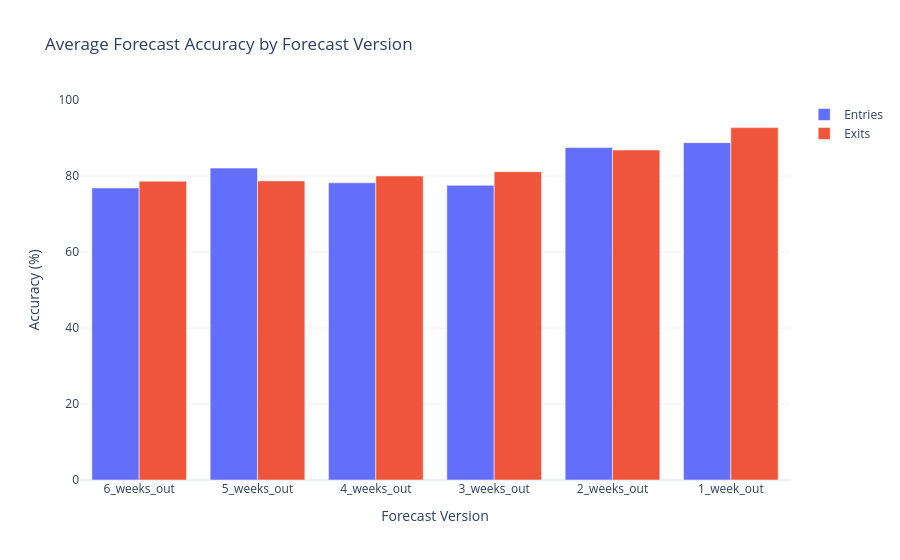

Source (notebook cell):
### Code cell
import pandas as pd
import plotly.graph_objects as go

entries_avg = monthly_entries_accuracy.mean() * 100
exits_avg = monthly_exits_accuracy.mean() * 100

fig = go.Figure()

fig.add_trace(
    go.Bar(
        name="Entries",
        x=entries_avg.index,
        y=entries_avg.values
    )
)

fig.add_trace(
    go.Bar(
        name="Exits",
        x=exits_avg.index,
        y=exits_avg.values
    )
)

fig.update_layout(
    title="Average Forecast Accuracy by Forecast Version",
    xaxis_title="Forecast Version",
    yaxis_title="Accuracy (%)",
    yaxis=dict(range=[0,100]),
    barmode="group",
    template="plotly_white"
)

fig.show()

### Figure 1 — Plotly figure (JSON) as saved in the notebook; plotly's stock layout.template omitted (floating-point values rounded to 4 significant figures)
{"data": [{"name": "Entries", "type": "bar", "x": ["6_weeks_out", "5_weeks_out", "4_weeks_out", "3_weeks_out", "2_weeks_out", "1_week_out"], "y": [76.84, 82.08, 78.21, 77.55, 87.48, 88.77]}, {"name": "Exits", "type": "bar", "x": ["6_weeks_out", "5_weeks_out", "4_weeks_out", "3_weeks_out", "2_weeks_out", "1_week_out"], "y": [78.64, 78.69, 80.01, 81.14, 86.82, 92.74]}], "layout": {"barmode": "group", "title": {"text": "Average Forecast Accuracy by Forecast Version"}, "xaxis": {"title": {"text": "Forecast Version"}}, "yaxis": {"range": [0, 100], "title": {"text": "Accuracy (%)"}}}}
